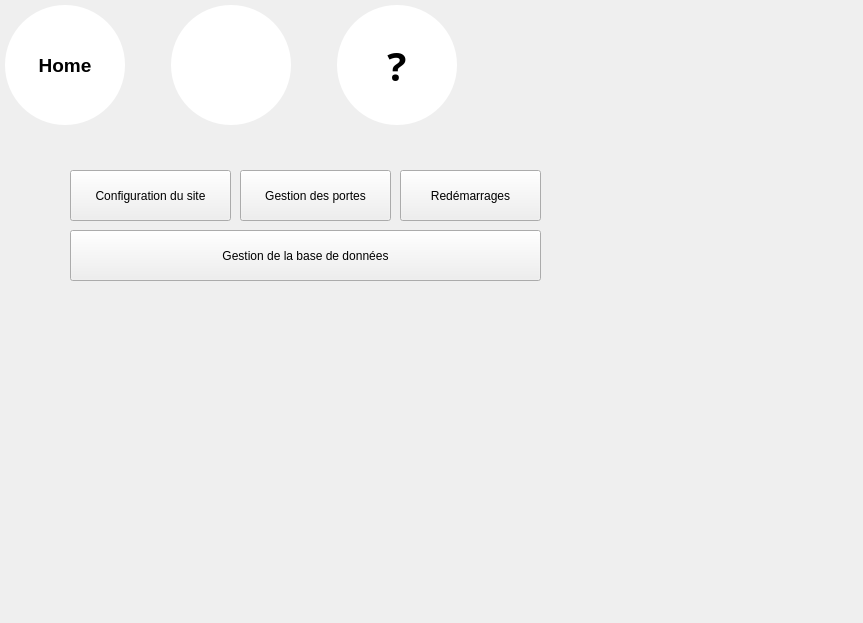
<?xml version="1.0" encoding="UTF-8"?>
<ui version="4.0">
 <class>MaintenanceMenu</class>
 <widget class="QWidget" name="MaintenanceMenu">
  <property name="geometry">
   <rect>
    <x>0</x>
    <y>0</y>
    <width>863</width>
    <height>623</height>
   </rect>
  </property>
  <property name="windowTitle">
   <string>Form</string>
  </property>
  <widget class="QPushButton" name="B_SiteConfig">
   <property name="geometry">
    <rect>
     <x>70</x>
     <y>170</y>
     <width>161</width>
     <height>51</height>
    </rect>
   </property>
   <property name="sizePolicy">
    <sizepolicy hsizetype="MinimumExpanding" vsizetype="MinimumExpanding">
     <horstretch>0</horstretch>
     <verstretch>0</verstretch>
    </sizepolicy>
   </property>
   <property name="text">
    <string>Configuration du site</string>
   </property>
  </widget>
  <widget class="QPushButton" name="B_DoorsManager">
   <property name="geometry">
    <rect>
     <x>240</x>
     <y>170</y>
     <width>151</width>
     <height>51</height>
    </rect>
   </property>
   <property name="sizePolicy">
    <sizepolicy hsizetype="MinimumExpanding" vsizetype="MinimumExpanding">
     <horstretch>0</horstretch>
     <verstretch>0</verstretch>
    </sizepolicy>
   </property>
   <property name="text">
    <string>Gestion des portes</string>
   </property>
  </widget>
  <widget class="QPushButton" name="B_DatabaseManager">
   <property name="geometry">
    <rect>
     <x>70</x>
     <y>230</y>
     <width>471</width>
     <height>51</height>
    </rect>
   </property>
   <property name="sizePolicy">
    <sizepolicy hsizetype="MinimumExpanding" vsizetype="MinimumExpanding">
     <horstretch>0</horstretch>
     <verstretch>0</verstretch>
    </sizepolicy>
   </property>
   <property name="text">
    <string>Gestion de la base de données</string>
   </property>
  </widget>
  <widget class="QPushButton" name="B_Restarts">
   <property name="geometry">
    <rect>
     <x>400</x>
     <y>170</y>
     <width>141</width>
     <height>51</height>
    </rect>
   </property>
   <property name="sizePolicy">
    <sizepolicy hsizetype="MinimumExpanding" vsizetype="MinimumExpanding">
     <horstretch>0</horstretch>
     <verstretch>0</verstretch>
    </sizepolicy>
   </property>
   <property name="text">
    <string>Redémarrages</string>
   </property>
  </widget>
  <widget class="QWidget" name="">
   <layout class="QHBoxLayout" name="horizontalLayout">
    <property name="margin">
     <number>5</number>
    </property>
    <item>
     <widget class="QToolButton" name="B_Home">
      <property name="minimumSize">
       <size>
        <width>120</width>
        <height>120</height>
       </size>
      </property>
      <property name="maximumSize">
       <size>
        <width>120</width>
        <height>120</height>
       </size>
      </property>
      <property name="palette">
       <palette>
        <active>
         <colorrole role="Button">
          <brush brushstyle="SolidPattern">
           <color alpha="255">
            <red>255</red>
            <green>255</green>
            <blue>255</blue>
           </color>
          </brush>
         </colorrole>
         <colorrole role="Base">
          <brush brushstyle="SolidPattern">
           <color alpha="255">
            <red>255</red>
            <green>255</green>
            <blue>255</blue>
           </color>
          </brush>
         </colorrole>
         <colorrole role="Window">
          <brush brushstyle="SolidPattern">
           <color alpha="255">
            <red>255</red>
            <green>255</green>
            <blue>255</blue>
           </color>
          </brush>
         </colorrole>
        </active>
        <inactive>
         <colorrole role="Button">
          <brush brushstyle="SolidPattern">
           <color alpha="255">
            <red>255</red>
            <green>255</green>
            <blue>255</blue>
           </color>
          </brush>
         </colorrole>
         <colorrole role="Base">
          <brush brushstyle="SolidPattern">
           <color alpha="255">
            <red>255</red>
            <green>255</green>
            <blue>255</blue>
           </color>
          </brush>
         </colorrole>
         <colorrole role="Window">
          <brush brushstyle="SolidPattern">
           <color alpha="255">
            <red>255</red>
            <green>255</green>
            <blue>255</blue>
           </color>
          </brush>
         </colorrole>
        </inactive>
        <disabled>
         <colorrole role="Button">
          <brush brushstyle="SolidPattern">
           <color alpha="255">
            <red>255</red>
            <green>255</green>
            <blue>255</blue>
           </color>
          </brush>
         </colorrole>
         <colorrole role="Base">
          <brush brushstyle="SolidPattern">
           <color alpha="255">
            <red>255</red>
            <green>255</green>
            <blue>255</blue>
           </color>
          </brush>
         </colorrole>
         <colorrole role="Window">
          <brush brushstyle="SolidPattern">
           <color alpha="255">
            <red>255</red>
            <green>255</green>
            <blue>255</blue>
           </color>
          </brush>
         </colorrole>
        </disabled>
       </palette>
      </property>
      <property name="font">
       <font>
        <pointsize>14</pointsize>
        <weight>75</weight>
        <bold>true</bold>
       </font>
      </property>
      <property name="styleSheet">
       <string notr="true">QToolButton{
background-color: rgb(255, 255, 255);
border-width:1px;
border-radius:60px;
max-width:120px;
max-height:120px;
min-width:120px;
min-height:120px;
}

QToolButton:pressed{ 
	background-color: rgb(222, 222, 222);

}</string>
      </property>
      <property name="text">
       <string>Home</string>
      </property>
      <property name="icon">
       <iconset resource="Src.qrc">
        <normaloff>:/ImgList/Home</normaloff>:/ImgList/Home</iconset>
      </property>
      <property name="iconSize">
       <size>
        <width>70</width>
        <height>70</height>
       </size>
      </property>
      <property name="toolButtonStyle">
       <enum>Qt::ToolButtonTextUnderIcon</enum>
      </property>
     </widget>
    </item>
    <item>
     <spacer name="horizontalSpacer">
      <property name="orientation">
       <enum>Qt::Horizontal</enum>
      </property>
      <property name="sizeHint" stdset="0">
       <size>
        <width>40</width>
        <height>20</height>
       </size>
      </property>
     </spacer>
    </item>
    <item>
     <widget class="QToolButton" name="B_Assistance">
      <property name="font">
       <font>
        <family>Droid Sans Georgian</family>
        <pointsize>30</pointsize>
        <weight>75</weight>
        <bold>true</bold>
       </font>
      </property>
      <property name="styleSheet">
       <string notr="true">QToolButton{
background-color: rgb(255, 255, 255);
border-width:1px;
border-radius:60px;
max-width:120px;
max-height:120px;
min-width:120px;
min-height:120px;
}

QToolButton:pressed{ 
	background-color: rgb(222, 222, 222);

}</string>
      </property>
      <property name="text">
       <string/>
      </property>
      <property name="icon">
       <iconset resource="Src.qrc">
        <normaloff>:/ImgList/BAssistance</normaloff>:/ImgList/BAssistance</iconset>
      </property>
      <property name="iconSize">
       <size>
        <width>70</width>
        <height>70</height>
       </size>
      </property>
      <property name="popupMode">
       <enum>QToolButton::DelayedPopup</enum>
      </property>
      <property name="toolButtonStyle">
       <enum>Qt::ToolButtonIconOnly</enum>
      </property>
      <property name="autoRaise">
       <bool>false</bool>
      </property>
     </widget>
    </item>
    <item>
     <spacer name="horizontalSpacer_6">
      <property name="orientation">
       <enum>Qt::Horizontal</enum>
      </property>
      <property name="sizeType">
       <enum>QSizePolicy::Fixed</enum>
      </property>
      <property name="sizeHint" stdset="0">
       <size>
        <width>40</width>
        <height>20</height>
       </size>
      </property>
     </spacer>
    </item>
    <item>
     <widget class="QToolButton" name="B_Help">
      <property name="palette">
       <palette>
        <active>
         <colorrole role="Button">
          <brush brushstyle="SolidPattern">
           <color alpha="255">
            <red>255</red>
            <green>255</green>
            <blue>255</blue>
           </color>
          </brush>
         </colorrole>
         <colorrole role="Base">
          <brush brushstyle="SolidPattern">
           <color alpha="255">
            <red>255</red>
            <green>255</green>
            <blue>255</blue>
           </color>
          </brush>
         </colorrole>
         <colorrole role="Window">
          <brush brushstyle="SolidPattern">
           <color alpha="255">
            <red>255</red>
            <green>255</green>
            <blue>255</blue>
           </color>
          </brush>
         </colorrole>
        </active>
        <inactive>
         <colorrole role="Button">
          <brush brushstyle="SolidPattern">
           <color alpha="255">
            <red>255</red>
            <green>255</green>
            <blue>255</blue>
           </color>
          </brush>
         </colorrole>
         <colorrole role="Base">
          <brush brushstyle="SolidPattern">
           <color alpha="255">
            <red>255</red>
            <green>255</green>
            <blue>255</blue>
           </color>
          </brush>
         </colorrole>
         <colorrole role="Window">
          <brush brushstyle="SolidPattern">
           <color alpha="255">
            <red>255</red>
            <green>255</green>
            <blue>255</blue>
           </color>
          </brush>
         </colorrole>
        </inactive>
        <disabled>
         <colorrole role="Button">
          <brush brushstyle="SolidPattern">
           <color alpha="255">
            <red>255</red>
            <green>255</green>
            <blue>255</blue>
           </color>
          </brush>
         </colorrole>
         <colorrole role="Base">
          <brush brushstyle="SolidPattern">
           <color alpha="255">
            <red>255</red>
            <green>255</green>
            <blue>255</blue>
           </color>
          </brush>
         </colorrole>
         <colorrole role="Window">
          <brush brushstyle="SolidPattern">
           <color alpha="255">
            <red>255</red>
            <green>255</green>
            <blue>255</blue>
           </color>
          </brush>
         </colorrole>
        </disabled>
       </palette>
      </property>
      <property name="font">
       <font>
        <family>Droid Sans Georgian</family>
        <pointsize>30</pointsize>
        <weight>75</weight>
        <bold>true</bold>
       </font>
      </property>
      <property name="styleSheet">
       <string notr="true">QToolButton{
background-color: rgb(255, 255, 255);
border-width:1px;
border-radius:60px;
max-width:120px;
max-height:120px;
min-width:120px;
min-height:120px;
}

QToolButton:pressed{ 
	background-color: rgb(222, 222, 222);

}</string>
      </property>
      <property name="text">
       <string>?</string>
      </property>
      <property name="popupMode">
       <enum>QToolButton::DelayedPopup</enum>
      </property>
      <property name="toolButtonStyle">
       <enum>Qt::ToolButtonIconOnly</enum>
      </property>
      <property name="autoRaise">
       <bool>false</bool>
      </property>
     </widget>
    </item>
   </layout>
  </widget>
 </widget>
 <resources>
  <include location="Src.qrc"/>
 </resources>
 <connections/>
</ui>
